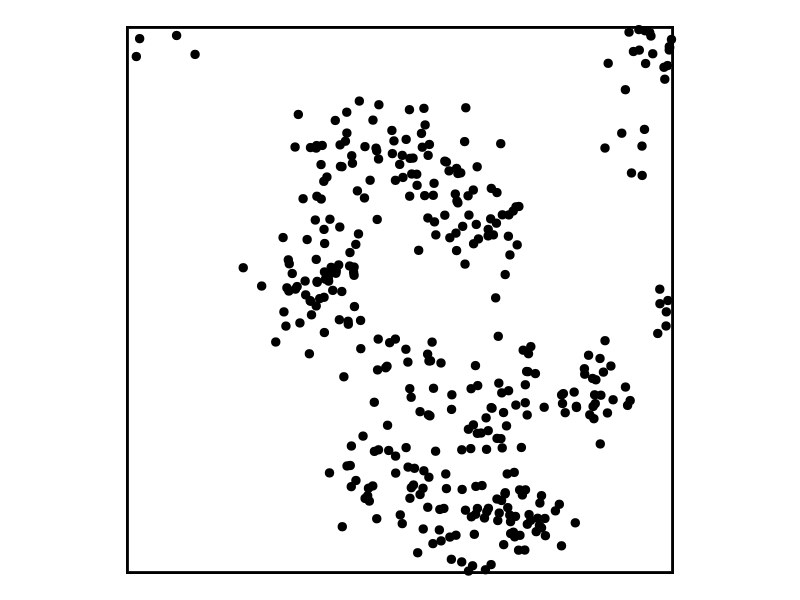
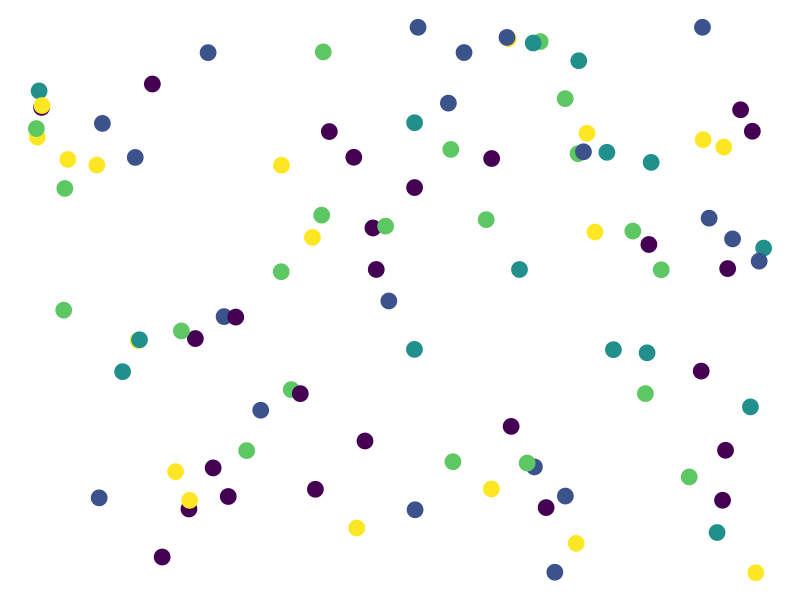
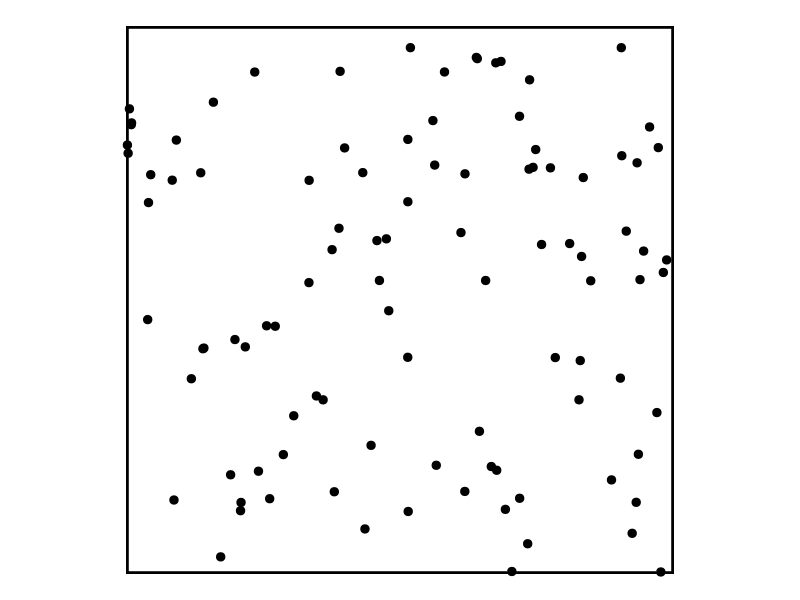
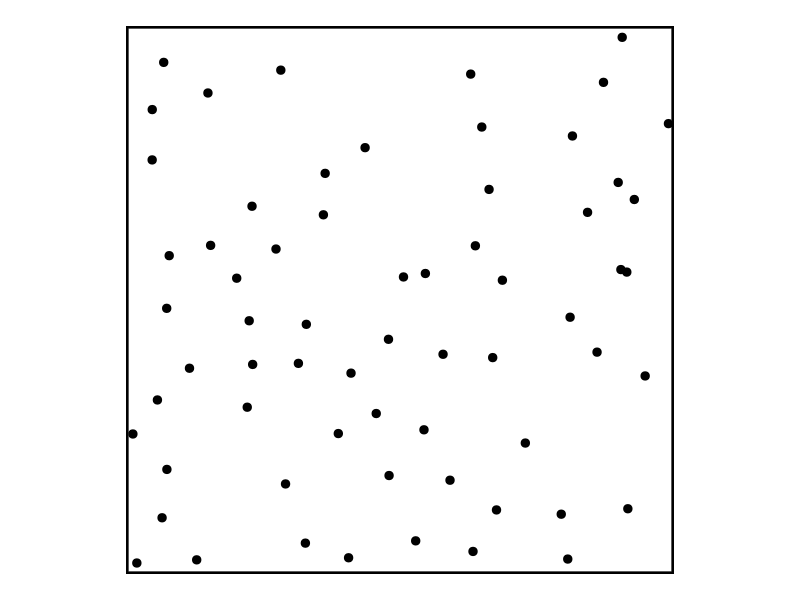
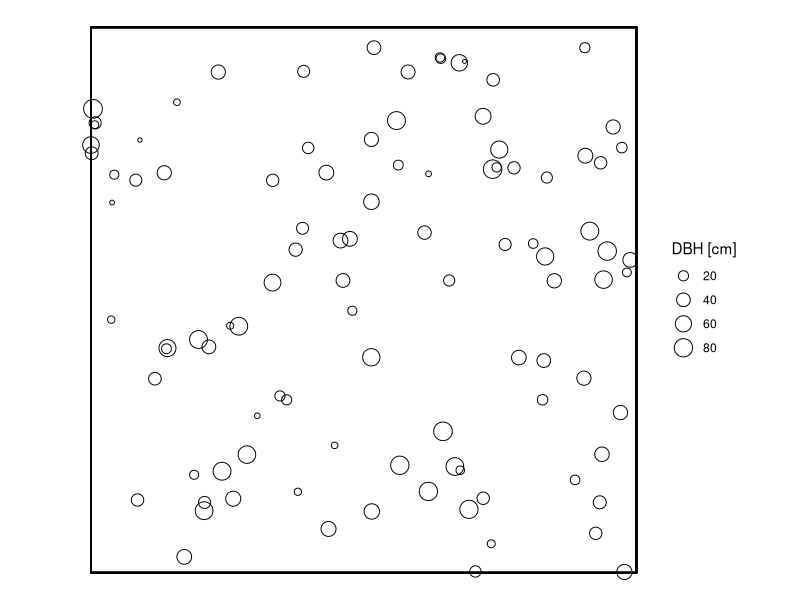

The R script that drew these images, in order:
library(spatstat)
library(tidyverse)

#### Header ####

set.seed(42)

# set parameters
n <- 100

x_min <- 0 
x_max <- 20

y_min <- 0
y_max <- 5

marks <- 1:5

points_coords <- tibble(x = runif(n = n, min = x_min, max = x_max ), 
                        y = runif(n = n, min = y_min, max = y_max), 
                        mark = as.factor(sample(x = marks, size = n, replace = TRUE)))

point_pattern_example <- ggplot(data = points_coords) + 
  geom_point(aes(x = x, y = y, col = mark), size = 5) + 
  scale_color_viridis_d() + 
  guides(col = FALSE) + 
  theme_void()

# ggsave(filename = "point_pattern_example.png", 
#        plot = point_pattern_example, 
#        dpi = 300, 
#        height = 2.5, width = 10, units = "cm")


#### Example point pattern ####

set.seed(42)

# set parameters
n <- 100

x_min <- 0 
x_max <- 100

y_min <- 0
y_max <- 100

marks <- 1:5

points_coords <- tibble(x = runif(n = n, min = x_min, max = x_max), 
                        y = runif(n = n, min = y_min, max = y_max), 
                        mark = runif(n = n, min = 5, max = 85))

point_pattern_size <- ggplot(data = points_coords) + 
  geom_point(aes(x = x, y = y, size = mark), pch = 1) + 
  geom_rect(aes(xmin = x_min, xmax = x_max, 
                ymin = y_min, ymax = y_max), 
            fill = "transparent", col = "black") + 
  scale_size("DBH [cm]") + 
  labs(x = "x coordinate [m]", y = "y coordinate [m]") + 
  coord_equal() + 
  theme_void()

# ggsave(filename = "point_pattern_size.png", 
#        plot = point_pattern_size, 
#        dpi = 300, 
#        height = 10, width = 10, units = "cm")

#### Random point pattern ####
set.seed(42)

# set parameters
n <- 100

x_min <- 0 
x_max <- 100

y_min <- 0
y_max <- 100

points_coords <- tibble(x = runif(n = n, min = x_min, max = x_max), 
                        y = runif(n = n, min = y_min, max = y_max))

point_pattern_random <- ggplot(data = points_coords) + 
  geom_point(aes(x = x, y = y), pch = 19, size = 2.5) + 
  geom_rect(aes(xmin = x_min, xmax = x_max, 
                ymin = y_min, ymax = y_max), 
            fill = "transparent", col = "black") + 
  labs(x = "x coordinate [m]", y = "y coordinate [m]") + 
  coord_equal() + 
  theme_void()

# ggsave(filename = "point_pattern_random.png",
#        plot = point_pattern_random,
#        dpi = 300,
#        height = 10, width = 10, units = "cm")

#### Clustered point pattern ####
set.seed(42)

# set parameters
x_min <- 0 
x_max <- 100

y_min <- 0
y_max <- 100

points_cluster <- rThomas(kappa = 0.001, scale = 5, mu = 20, 
                          win = owin(xrange = c(x_min, x_max), 
                                     yrange = c(y_min, y_max)))

point_pattern_clustered <- ggplot(data = as.data.frame(points_cluster)) + 
  geom_point(aes(x = x, y = y), pch = 19, size = 2.5) + 
  geom_rect(aes(xmin = x_min, xmax = x_max, 
                ymin = y_min, ymax = y_max), 
            fill = "transparent", col = "black") +
  labs(x = "x coordinate [m]", y = "y coordinate [m]") + 
  coord_equal() + 
  theme_void()

# ggsave(filename = "point_pattern_clustered.png",
#        plot = point_pattern_clustered,
#        dpi = 300,
#        height = 10, width = 10, units = "cm")

#### Regular point pattern ####
set.seed(42)

# set parameters
x_min <- 0 
x_max <- 100

y_min <- 0
y_max <- 100

points_regular <- rStrauss(beta = 0.02, gamma = 0.1, R = 7.5,
                            W = owin(xrange = c(x_min, x_max), 
                                     yrange = c(y_min, y_max)))

point_pattern_regular <- ggplot(data = as.data.frame(points_regular)) + 
  geom_point(aes(x = x, y = y), pch = 19, size = 2.5) + 
  geom_rect(aes(xmin = x_min, xmax = x_max, 
                ymin = y_min, ymax = y_max), 
            fill = "transparent", col = "black") +
  labs(x = "x coordinate [m]", y = "y coordinate [m]") + 
  coord_equal() + 
  theme_void()

# ggsave(filename = "point_pattern_regular.png",
#        plot = point_pattern_regular,
#        dpi = 300,
#        height = 10, width = 10, units = "cm")
